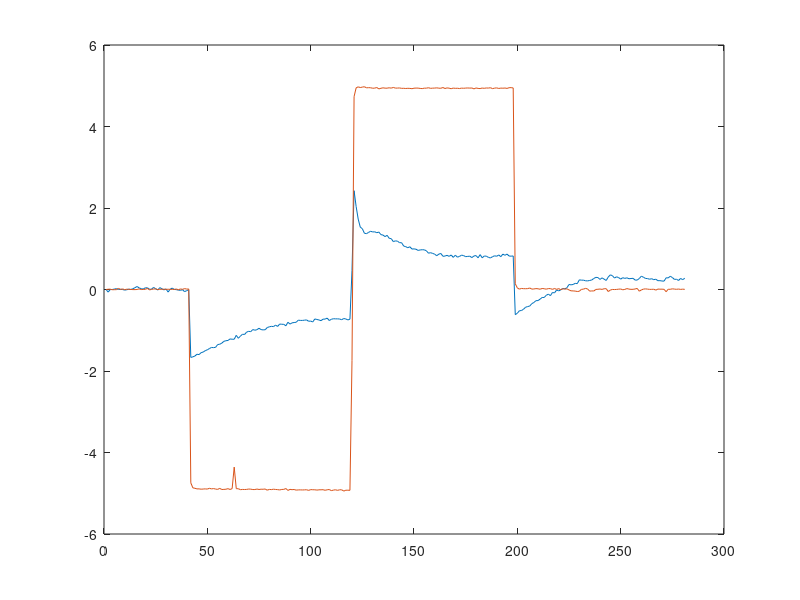

MATLAB code for this plot: (Note: this script raises an error after producing the figure.)
% RIVDEMO3  Captain Toolbox demonstration
%
% Identification of Transfer Function models from
% simulated input-output data using the graphical interface
%
% See also RIV, RIVID, RIVDEMO1, RIVDEMO2

% Copyright (c) 2007 by CRES, Lancaster University, United Kingdom
% Authors : Peter Young, Wlodek Tych, Diego Pedregal, James Taylor

clear all
close all
format compact
echo on

clc
% RIVDEMO3  Captain Toolbox demonstration
 
% This script invokes the graphical interface for the
% function RIVID, in order to identify a discrete-time
% transfer function model for a biological data set.
% We start by loading the input-output data.
 
z=load('photo.dat');
plot(z)

% These data show the photosynthetic response of runner
% beans to step changes in ambient carbon dioxide concentration.
% The output variable (first column) is the CO2 assimilation rate
% (umol/m2/s), while the input is the ambient partial pressure of
% CO2 (Pa). These data have already been preprocessed and
% scaled ready for modelling.
 
% --------------------------------------------------------
%                 Hit any key to continue
% --------------------------------------------------------
pause
 
% We will use RIVID to determine a satisfactory model
% structure, searching for up to 3 parameters each for
% the numerator and denominator polynomials and for a
% possible 0 to 3 time delays. There is no noise model.
 
nn=[1 1 0 0; 3 3 3 0]
  
% --------------------------------------------------------
%                 Hit any key to continue
% --------------------------------------------------------
pause
 
% When the graphical interface is started in a moment,
% A model structure of [1 2 0 0] should appear at the top
% of the list, i.e. first order with 2 numerator parameters,
% no time delay and no noise model. Note that the structure
% with the 2nd lowest YIC value [2 1 0 0] has a relatively
% poor fit, with unrealistic oscillations in the simulated
% response: try clicking in the list box to see this.
 
% However, this preliminary analysis shows that even
% the best fitting linear model does not fully describe
% the nonlinear behaviour of this biological system.
% For this reason, use of DTFM with time variable
% parameters is recommended for the next stage of the
% analysis.
 
% When you are ready to exit the graphical interface,
% simply press the ENTER key (RETURN) and the results will
% be automatically saved to the workspace.
  
% The interface is started by setting the 4th input argument
% in the call to RIVID to unity, as shown below.
 
% --------------------------------------------------------
%          Hit any key to start the user interface
% --------------------------------------------------------
pause

close(1)

th=rivid(z, nn, [], [], 1);  % hit RETURN to continue

% Note that all the standard output arguments from RIVID,
% such as the theta matix (th), are returned to the workspace
% if specified. See 'help rivid' for details. For example:
 
[a, b]=getpar(th)
 
echo off

% end of m-file